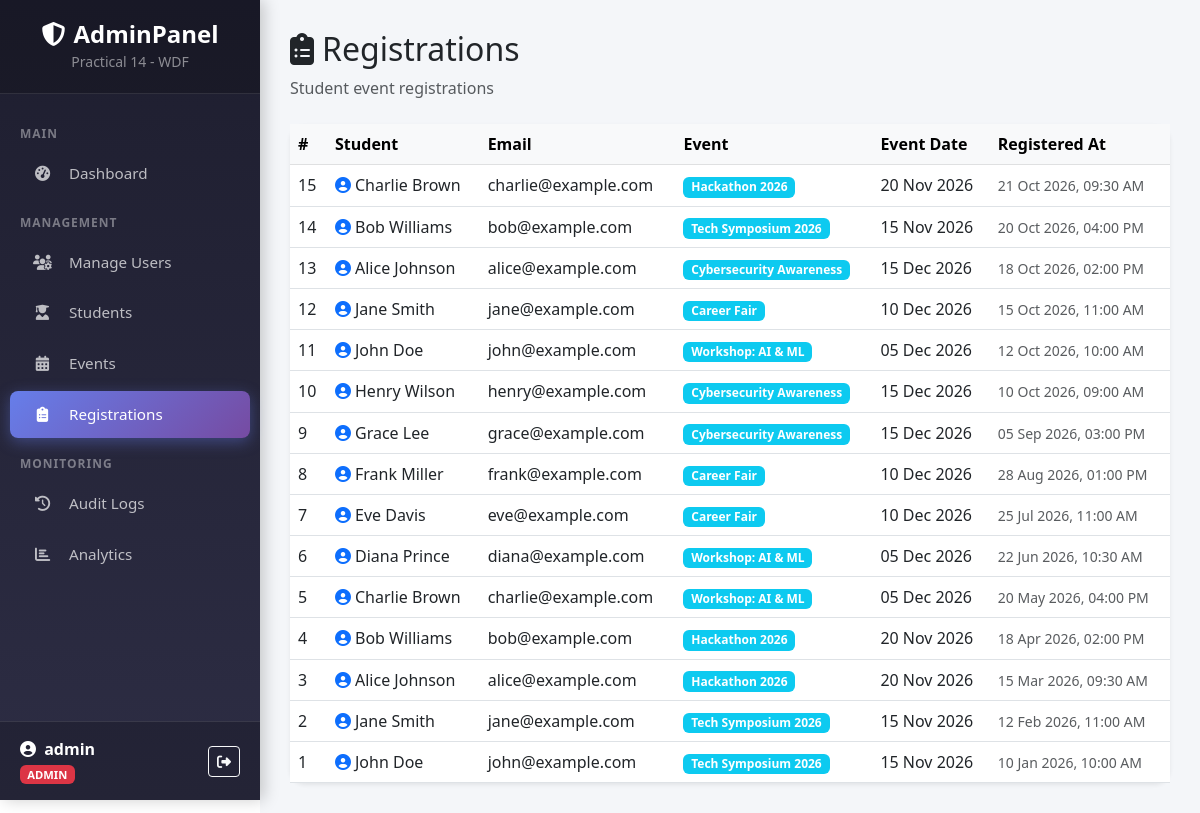
/registrations.php (signed in), run on the app's committed database.
### tables this page shows
CREATE TABLE IF NOT EXISTS registrations (
    id INT AUTO_INCREMENT PRIMARY KEY,
    student_id INT NOT NULL,
    event_id INT NOT NULL,
    registered_at TIMESTAMP DEFAULT CURRENT_TIMESTAMP,
    FOREIGN KEY (student_id) REFERENCES students(id) ON DELETE CASCADE,
    FOREIGN KEY (event_id) REFERENCES events(id) ON DELETE CASCADE
);

CREATE TABLE IF NOT EXISTS students (
    id INT AUTO_INCREMENT PRIMARY KEY,
    name VARCHAR(100) NOT NULL,
    email VARCHAR(100) NOT NULL,
    course VARCHAR(100) NOT NULL,
    enrollment_date DATE NOT NULL,
    created_at TIMESTAMP DEFAULT CURRENT_TIMESTAMP
);

CREATE TABLE IF NOT EXISTS events (
    id INT AUTO_INCREMENT PRIMARY KEY,
    title VARCHAR(200) NOT NULL,
    description TEXT,
    event_date DATE NOT NULL,
    location VARCHAR(200),
    created_at TIMESTAMP DEFAULT CURRENT_TIMESTAMP
);

### registrations.php (the view, shortened to what this page needs)
<?php
require_once 'config.php';
$registrations = $conn->query("
    SELECT r.id, s.name AS student_name, s.email AS student_email, e.title AS event_title,
           e.event_date, r.registered_at
    FROM registrations r
    JOIN students s ON r.student_id = s.id
    JOIN events e ON r.event_id = e.id
    ORDER BY r.registered_at DESC
");
?>
<!DOCTYPE html>
<html lang="en">
<head>
    <link href="https://cdn.jsdelivr.net/npm/bootstrap@5.3.0/dist/css/bootstrap.min.css" rel="stylesheet">
    <link href="https://cdnjs.cloudflare.com/ajax/libs/font-awesome/6.4.0/css/all.min.css" rel="stylesheet">
</head>
<body>
    <?php include 'sidebar.php'; ?>
    <div class="main-content">
        <div class="page-header mb-4">
            <h2><i class="fas fa-clipboard-list me-2"></i>Registrations</h2>
            <p class="text-muted">Student event registrations</p>
        </div>
        <div class="card border-0 shadow-sm" style="border-radius:15px;">
            <div class="card-body p-0">
                <table class="table table-hover mb-0">
                    <thead class="table-light">
                        <tr>
                            <th>#</th>
                            <th>Student</th>
                            <th>Email</th>
                            <th>Event</th>
                            <th>Event Date</th>
                            <th>Registered At</th>
                        </tr>
                    </thead>
                    <tbody>
                        <?php while ($r = $registrations->fetch_assoc()): ?>
                        <tr>
                            <td><?= $r['id'] ?></td>
                            <td><i class="fas fa-user-circle text-primary me-1"></i><?= htmlspecialchars($r['student_name']) ?></td>
                            <td><?= htmlspecialchars($r['student_email']) ?></td>
                            <td><span class="badge bg-info"><?= htmlspecialchars($r['event_title']) ?></span></td>
                            <td><?= date('d M Y', strtotime($r['event_date'])) ?></td>
                            <td><small class="text-muted"><?= date('d M Y, h:i A', strtotime($r['registered_at'])) ?></small></td>
                        </tr>
                        <?php endwhile; ?>
                    </tbody>
                </table>
            </div>
        </div>
    </div>
</body>
</html>

### sidebar.php (style rules this page uses)
.main-content { margin-left: 260px; padding: 30px; background: #f4f6f9; min-height: 100vh; }

### data on the page
registrations: id "15", student.name "Charlie Brown", student.email "charlie@example.com", event.title "Hackathon 2026", event.event_date "20 Nov 2026", registered_at "21 Oct 2026, 09:30 AM"
registrations: id "14", student.name "Bob Williams", student.email "bob@example.com", event.title "Tech Symposium 2026", event.event_date "15 Nov 2026", registered_at "20 Oct 2026, 04:00 PM"
registrations: id "13", student.name "Alice Johnson", student.email "alice@example.com", event.title "Cybersecurity Awareness", event.event_date "15 Dec 2026", registered_at "18 Oct 2026, 02:00 PM"
registrations: id "12", student.name "Jane Smith", student.email "jane@example.com", event.title "Career Fair", event.event_date "10 Dec 2026", registered_at "15 Oct 2026, 11:00 AM"
registrations: id "11", student.name "John Doe", student.email "john@example.com", event.title "Workshop: AI & ML", event.event_date "05 Dec 2026", registered_at "12 Oct 2026, 10:00 AM"
registrations: id "10", student.name "Henry Wilson", student.email "henry@example.com", event.title "Cybersecurity Awareness", event.event_date "15 Dec 2026", registered_at "10 Oct 2026, 09:00 AM"
registrations: id "9", student.name "Grace Lee", student.email "grace@example.com", event.title "Cybersecurity Awareness", event.event_date "15 Dec 2026", registered_at "05 Sep 2026, 03:00 PM"
registrations: id "8", student.name "Frank Miller", student.email "frank@example.com", event.title "Career Fair", event.event_date "10 Dec 2026", registered_at "28 Aug 2026, 01:00 PM"
registrations: id "7", student.name "Eve Davis", student.email "eve@example.com", event.title "Career Fair", event.event_date "10 Dec 2026", registered_at "25 Jul 2026, 11:00 AM"
registrations: id "6", student.name "Diana Prince", student.email "diana@example.com", event.title "Workshop: AI & ML", event.event_date "05 Dec 2026", registered_at "22 Jun 2026, 10:30 AM"
registrations: id "5", student.name "Charlie Brown", student.email "charlie@example.com", event.title "Workshop: AI & ML", event.event_date "05 Dec 2026", registered_at "20 May 2026, 04:00 PM"
registrations: id "4", student.name "Bob Williams", student.email "bob@example.com", event.title "Hackathon 2026", event.event_date "20 Nov 2026", registered_at "18 Apr 2026, 02:00 PM"
registrations: id "3", student.name "Alice Johnson", student.email "alice@example.com", event.title "Hackathon 2026", event.event_date "20 Nov 2026", registered_at "15 Mar 2026, 09:30 AM"
registrations: id "2", student.name "Jane Smith", student.email "jane@example.com", event.title "Tech Symposium 2026", event.event_date "15 Nov 2026", registered_at "12 Feb 2026, 11:00 AM"
registrations: id "1", student.name "John Doe", student.email "john@example.com", event.title "Tech Symposium 2026", event.event_date "15 Nov 2026", registered_at "10 Jan 2026, 10:00 AM"

### other printed values
$_SESSION['username'] "admin"
$role "ADMIN"
